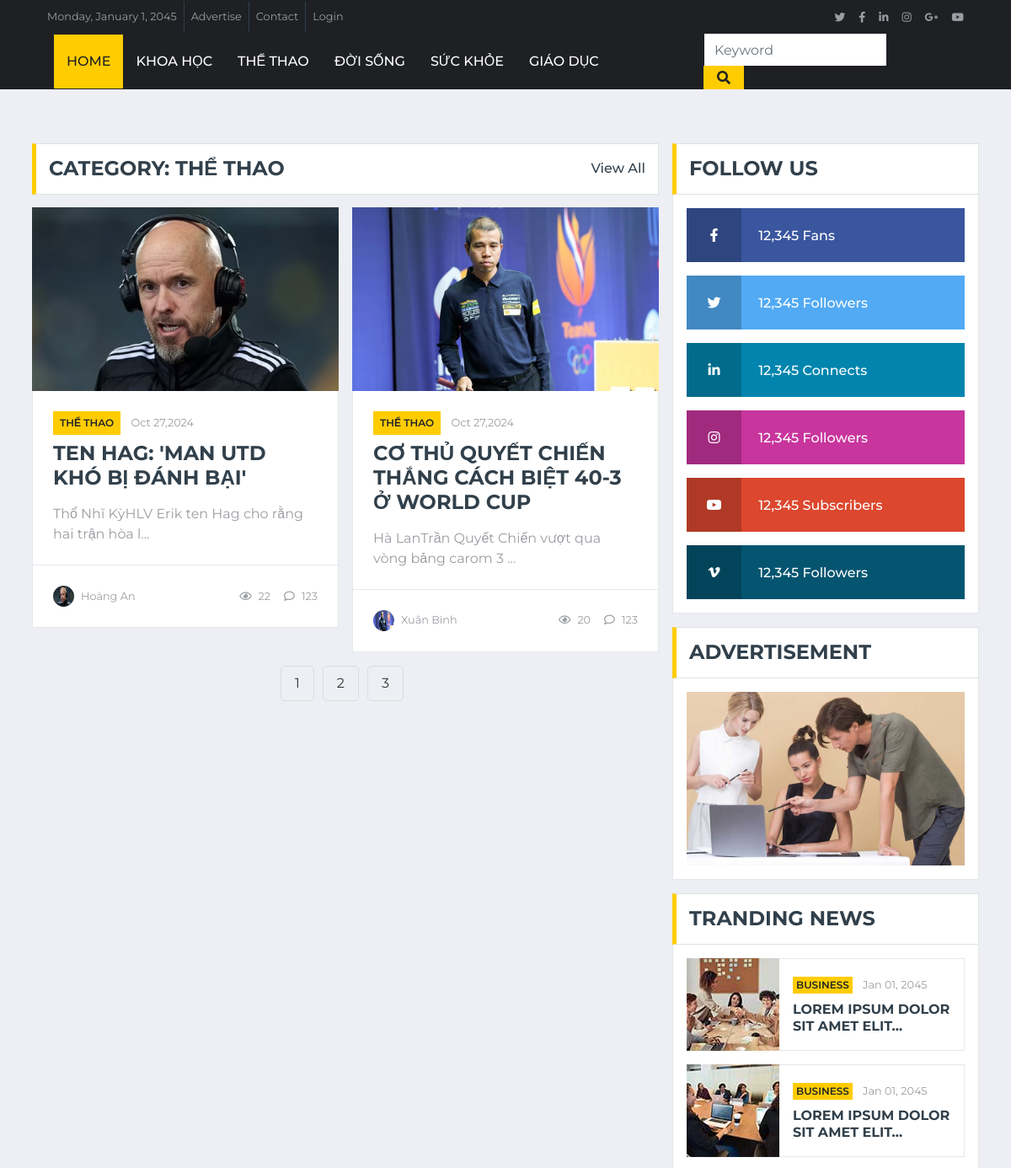
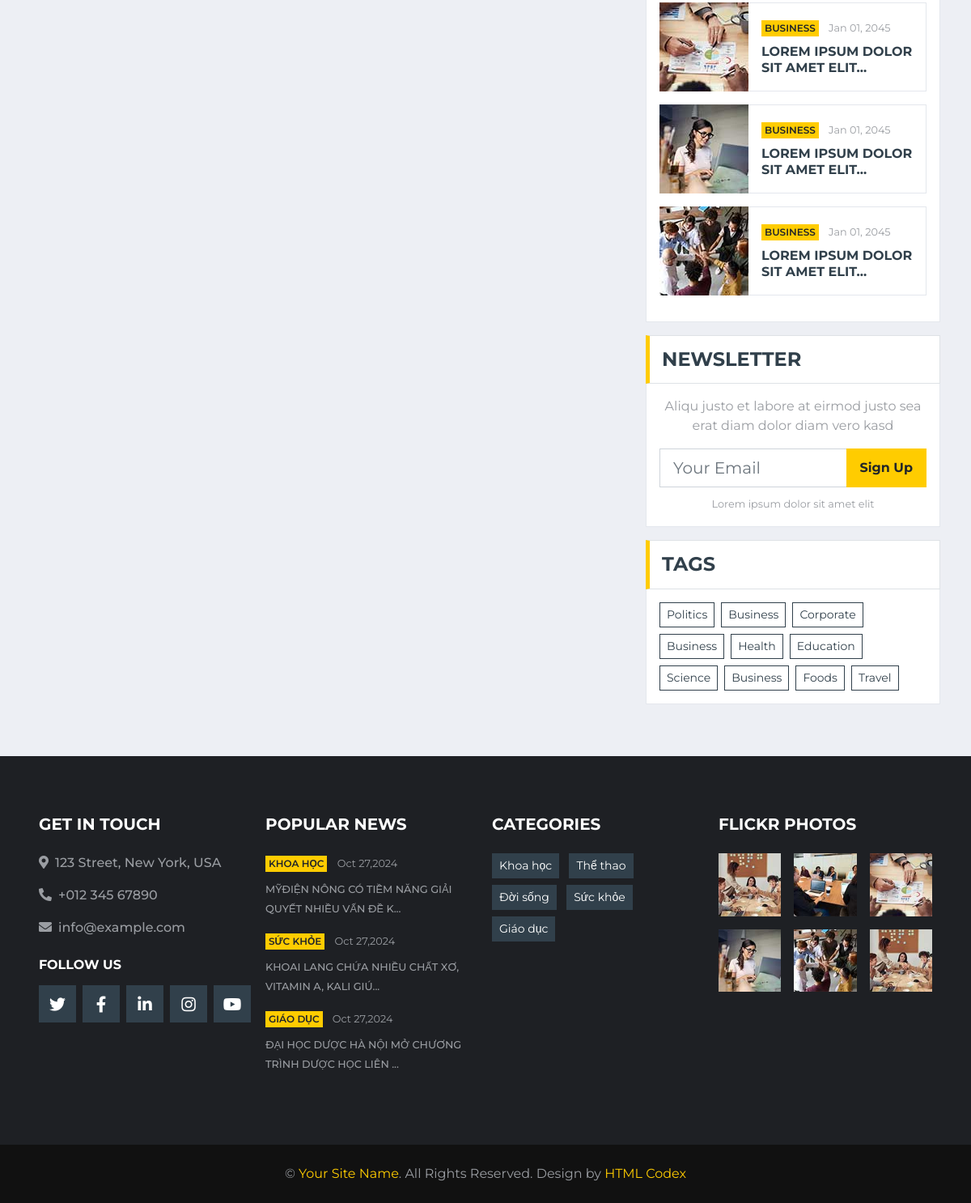
The page /archive.php?cate-id=2 on the database its author committed (2 pictures, top to bottom).
### tables this page shows
CREATE TABLE `categories` (
  `id` int(11) NOT NULL,
  `name` varchar(225) NOT NULL,
  `slug` varchar(225) NOT NULL,
  `parent` int(11) NOT NULL DEFAULT 0
);

CREATE TABLE `items` (
  `id` int(11) NOT NULL,
  `title` varchar(225) NOT NULL,
  `excerpt` varchar(225) NOT NULL,
  `content` text NOT NULL,
  `image` varchar(225) NOT NULL,
  `category` int(11) NOT NULL,
  `featured` int(11) NOT NULL DEFAULT 0,
  `views` int(11) NOT NULL,
  `created_at` timestamp NOT NULL DEFAULT current_timestamp(),
  `updated_at` timestamp NOT NULL DEFAULT current_timestamp(),
  `author` int(11) NOT NULL
);

CREATE TABLE `users` (
  `id` int(11) NOT NULL,
  `name` varchar(225) NOT NULL
);

### models/db.php (called while the page is built)
<?php
class Db
{
    public static $connection;
    public function __construct()
    {
        if (!self::$connection) {
            self::$connection = new mysqli(DB_HOST, DB_USER, DB_PASSWORD, DB_NAME, PORT);
            self::$connection->set_charset(DB_CHARSET);
        }
        return self::$connection;
    }
}

### models/category.php (called while the page is built, shortened)
<?php
 class Category extends Db {
    public function getAllCate(){
        $sql = self::$connection->prepare("SELECT * FROM `categories`");
        $sql -> execute();
        $item = $sql->get_result()->fetch_all(MYSQLI_ASSOC);
        return $item;
    }
    public function getCateNameByID($cate_id){
        $sql = self::$connection->prepare("SELECT * FROM `categories` WHERE `id`=?");
        $sql->bind_param("i",$cate_id);
        $sql -> execute();
        $item = $sql->get_result()->fetch_all(MYSQLI_ASSOC);
        return $item;
    }
 }

### models/user.php (called while the page is built, shortened)
<?php
class User extends Db
{
    public function getUserNameByID($user_id)
    {
        $sql = self::$connection->prepare("SELECT * FROM `users` WHERE `id`=?");
        $sql->bind_param("i", $user_id);
        $sql->execute();
        $item = $sql->get_result()->fetch_all(MYSQLI_ASSOC);
        return $item;
    }
}

### archive.php (the view)
<?php
include "header.php";
if (isset($_GET['cate-id'])):
    $cate_id = $_GET['cate-id'];
    $count = 2;
    $page = isset($_GET['page']) ? $_GET['page'] : 1;
    $total = count($Item->getAllItemsByCate($cate_id));
    $url = $_SERVER['PHP_SELF'] . "?cate-id=" . $cate_id;
?>
    <div class="container-fluid mt-5 pt-3">
        <div class="container">
            <div class="row">
                <div class="col-lg-8">
                    <div class="row">
                        <div class="col-12">
                            <div class="section-title">
                                <h4 class="m-0 text-uppercase font-weight-bold">Category: <?php echo $Categogy->getCateNameById($cate_id)[0]['name']; ?></h4>
                                <a class="text-secondary font-weight-medium text-decoration-none" href="">View All</a>
                            </div>
                        </div>
                        <?php
                        $getItemsByCate = $Item->getItemsByCate($cate_id, $page, $count);
                        foreach ($getItemsByCate as $value):
                            $cateName = $Categogy->getCateNameByID($value['category'])[0]['name'];
                            $userName = $User->getUserNameByID($value['author'])[0]['name'];
                            $createdAt = $value['created_at'];
                            $formattedDate = date('M d,Y', strtotime($createdAt));
                        ?>
                            <div class="col-lg-6">
                                <div class="position-relative mb-3">
                                    <img class="img-fluid w-100" src="img/<?php echo $value['image'] ?>" style="object-fit: cover;">
                                    <div class="bg-white border border-top-0 p-4">
                                        <div class="mb-2">
                                            <a class="badge badge-primary text-uppercase font-weight-semi-bold p-2 mr-2"
                                                href=""><?php echo $cateName ?></a>
                                            <a class="text-body" href=""><small><?php echo $formattedDate ?></small></a>
                                        </div>
                                        <a class="h4 d-block mb-3 text-secondary text-uppercase font-weight-bold" href=""><?php echo $value['title'] ?></a>
                                        <p class="m-0"><?php echo $value['excerpt'] ?></p>
                                    </div>
                                    <div class="d-flex justify-content-between bg-white border border-top-0 p-4">
                                        <div class="d-flex align-items-center">
                                            <img class="rounded-circle mr-2" src="img/<?php echo $value['image'] ?>" width="25" height="25" alt="">
                                            <small><?php echo $userName ?></small>
                                        </div>
                                        <div class="d-flex align-items-center">
                                            <small class="ml-3"><i class="far fa-eye mr-2"></i><?php echo $value['views'] ?></small>
                                            <small class="ml-3"><i class="far fa-comment mr-2"></i>123</small>
                                        </div>
                                    </div>
                                </div>
                            </div>
                        <?php endforeach; ?>
                        <div class="pagination col-12 d-flex justify-content-center">
                            <?php echo $Item->paginate($url, $total, $count) ?>
                        </div>
                    </div>
                </div>
                <div class="col-lg-4">
                    <?php include "social-sidebar.php"  ?>
                </div>
            </div>
        </div>
    </div>
<?php
endif;
include "footer.php" ?>

### header.php (shortened to what this page needs)
<?php
require "models/db.php";
require "models/category.php";
require "models/item.php";
require "models/user.php";
$Categogy = new Category;
$getAllCate = $Categogy->getAllCate();
$Item = new Item;
$getAllItem = $Item->getAllItem();
$User = new User;
?>
<!DOCTYPE html>
<html lang="en">
<head>
    <link href="https://cdnjs.cloudflare.com/ajax/libs/font-awesome/5.15.0/css/all.min.css" rel="stylesheet">
    <link href="lib/owlcarousel/assets/owl.carousel.min.css" rel="stylesheet">
    <link href="css/style.css" rel="stylesheet">
</head>
<body>
    <div class="container-fluid d-none d-lg-block">
        <div class="row align-items-center bg-dark px-lg-5">
            <div class="col-lg-9">
                <nav class="navbar navbar-expand-sm bg-dark p-0">
                    <ul class="navbar-nav ml-n2">
                        <li class="nav-item border-right border-secondary">
                            <a class="nav-link text-body small" href="#">Monday, January 1, 2045</a>
                        </li>
                        <li class="nav-item border-right border-secondary">
                            <a class="nav-link text-body small" href="#">Advertise</a>
                        </li>
                        <li class="nav-item border-right border-secondary">
                            <a class="nav-link text-body small" href="#">Contact</a>
                        </li>
                        <li class="nav-item">
                            <a class="nav-link text-body small" href="#">Login</a>
                        </li>
                    </ul>
                </nav>
            </div>
            <div class="col-lg-3 text-right d-none d-md-block">
                <nav class="navbar navbar-expand-sm bg-dark p-0">
                    <ul class="navbar-nav ml-auto mr-n2">
                        <li class="nav-item">
                            <a class="nav-link text-body" href="#"><small class="fab fa-twitter"></small></a>
                        </li>
                        <li class="nav-item">
                            <a class="nav-link text-body" href="#"><small class="fab fa-facebook-f"></small></a>
                        </li>
                        <li class="nav-item">
                            <a class="nav-link text-body" href="#"><small class="fab fa-linkedin-in"></small></a>
                        </li>
                        <li class="nav-item">
                            <a class="nav-link text-body" href="#"><small class="fab fa-instagram"></small></a>
                        </li>
                        <li class="nav-item">
                            <a class="nav-link text-body" href="#"><small class="fab fa-google-plus-g"></small></a>
                        </li>
                        <li class="nav-item">
                            <a class="nav-link text-body" href="#"><small class="fab fa-youtube"></small></a>
                        </li>
                    </ul>
                </nav>
            </div>
        </div>
    </div>
    <div class="container-fluid p-0">
        <nav class="navbar navbar-expand-lg bg-dark navbar-dark py-2 py-lg-0 px-lg-5">
            <div class="collapse navbar-collapse justify-content-between px-0 px-lg-3" id="navbarCollapse">
                <div class="navbar-nav mr-auto py-0">
                    <a href="index.php" class="nav-item nav-link active">Home</a>
                    <?php
                    foreach ($getAllCate as $key => $value):
                    ?>
                        <a href="archive.php?cate-id=<?php echo $value['id'] ?>" class="nav-item nav-link"><?php echo $value['name'] ?></a>
                    <?php endforeach; ?>
                </div>
                <div class="input-group ml-auto d-none d-lg-flex" style="width: 100%; max-width: 300px;">
                    <form action="result.php" method="get" class="w=100">
                        <input type=" text" name="keyword" class="form-control border-0" placeholder="Keyword">
                        <div class="input-group-append">
                            <button type="submit" class="input-group-text bg-primary text-dark border-0 px-3"><i
                                    class="fa fa-search"></i></button>
                        </div>
                    </form>
                </div>
            </div>
        </nav>
    </div>

### footer.php (shortened to what this page needs)
<div class="container-fluid bg-dark pt-5 px-sm-3 px-md-5 mt-5">
    <div class="row py-4">
        <div class="col-lg-3 col-md-6 mb-5">
            <h5 class="mb-4 text-white text-uppercase font-weight-bold">Get In Touch</h5>
            <p class="font-weight-medium"><i class="fa fa-map-marker-alt mr-2"></i>123 Street, New York, USA</p>
            <p class="font-weight-medium"><i class="fa fa-phone-alt mr-2"></i>+012 345 67890</p>
            <p class="font-weight-medium"><i class="fa fa-envelope mr-2"></i>info@example.com</p>
            <h6 class="mt-4 mb-3 text-white text-uppercase font-weight-bold">Follow Us</h6>
            <div class="d-flex justify-content-start">
                <a class="btn btn-lg btn-secondary btn-lg-square mr-2" href="#"><i class="fab fa-twitter"></i></a>
                <a class="btn btn-lg btn-secondary btn-lg-square mr-2" href="#"><i class="fab fa-facebook-f"></i></a>
                <a class="btn btn-lg btn-secondary btn-lg-square mr-2" href="#"><i class="fab fa-linkedin-in"></i></a>
                <a class="btn btn-lg btn-secondary btn-lg-square mr-2" href="#"><i class="fab fa-instagram"></i></a>
                <a class="btn btn-lg btn-secondary btn-lg-square" href="#"><i class="fab fa-youtube"></i></a>
            </div>
        </div>
        <div class="col-lg-3 col-md-6 mb-5">
            <h5 class="mb-4 text-white text-uppercase font-weight-bold">Popular News</h5>
            <?php
            $popularNews = $Item->popularNews(0, 3);
            foreach ($popularNews as $key => $value):
                $cateName = $Categogy->getCateNameByID($value['category'])[0]['name'];
                $createdAt = $value['created_at'];
                $formattedDate = date('M d,Y', strtotime($createdAt));
            ?>
                <div class="mb-3">
                    <div class="mb-2">
                        <a class="badge badge-primary text-uppercase font-weight-semi-bold p-1 mr-2" href=""><?php echo $cateName ?></a>
                        <a class="text-body" href=""><small><?php echo $formattedDate ?></small></a>
                    </div>
                    <a class="small text-body text-uppercase font-weight-medium" href=""><?php echo $value['excerpt'] ?></a>
                </div>
            <?php endforeach ?>
        </div>
        <div class="col-lg-3 col-md-6 mb-5">
            <h5 class="mb-4 text-white text-uppercase font-weight-bold">Categories</h5>
            <div class="m-n1">
                <?php
                foreach ($getAllCate as $key => $value):
                ?>
                    <a href="" class="btn btn-sm btn-secondary m-1"><?php echo $value['name'] ?></a>
                <?php endforeach ?>
            </div>
        </div>
        <div class="col-lg-3 col-md-6 mb-5">
            <h5 class="mb-4 text-white text-uppercase font-weight-bold">Flickr Photos</h5>
            <div class="row">
                <div class="col-4 mb-3">
                    <a href=""><img class="w-100" src="img/news-110x110-1.jpg" alt=""></a>
                </div>
                <div class="col-4 mb-3">
                    <a href=""><img class="w-100" src="img/news-110x110-2.jpg" alt=""></a>
                </div>
                <div class="col-4 mb-3">
                    <a href=""><img class="w-100" src="img/news-110x110-3.jpg" alt=""></a>
                </div>
                <div class="col-4 mb-3">
                    <a href=""><img class="w-100" src="img/news-110x110-4.jpg" alt=""></a>
                </div>
                <div class="col-4 mb-3">
                    <a href=""><img class="w-100" src="img/news-110x110-5.jpg" alt=""></a>
                </div>
                <div class="col-4 mb-3">
                    <a href=""><img class="w-100" src="img/news-110x110-1.jpg" alt=""></a>
                </div>
            </div>
        </div>
    </div>
</div>
<div class="container-fluid py-4 px-sm-3 px-md-5" style="background: #111111;">
    <p class="m-0 text-center">&copy; <a href="#">Your Site Name</a>. All Rights Reserved.
        Design by <a href="https://htmlcodex.com">HTML Codex</a>
    </p>
</div>
</body>
</html>

### rows shown on the page
categories: name "KHOA HỌC", name "Khoa học"
categories: name "THỂ THAO", name "Thể thao"
categories: name "ĐỜI SỐNG", name "Đời sống"
categories: name "SỨC KHỎE", name "Sức khỏe"
categories: name "GIÁO DỤC", name "Giáo dục"
items: image (picture), category.name "THỂ THAO", created_at "Oct 27,2024", title "TEN HAG: 'MAN UTD KHÓ BỊ ĐÁNH BẠI'", excerpt "Thổ Nhĩ KỳHLV Erik ten Hag cho rằng hai trận hòa l...", author.name "Hoàng An", views "22"
items: image (picture), category.name "THỂ THAO", created_at "Oct 27,2024", title "CƠ THỦ QUYẾT CHIẾN THẮNG CÁCH BIỆT 40-3 Ở WORLD CUP", excerpt "Hà LanTrần Quyết Chiến vượt qua vòng bảng carom 3 ...", author.name "Xuân Bình", views "20"
items: category.name "KHOA HỌC", created_at "Oct 27,2024", excerpt "MỸĐIỆN NÔNG CÓ TIỀM NĂNG GIẢI QUYẾT NHIỀU VẤN ĐỀ K..."
items: category.name "SỨC KHỎE", created_at "Oct 27,2024", excerpt "KHOAI LANG CHỨA NHIỀU CHẤT XƠ, VITAMIN A, KALI GIÚ..."
items: category.name "GIÁO DỤC", created_at "Oct 27,2024", excerpt "ĐẠI HỌC DƯỢC HÀ NỘI MỞ CHƯƠNG TRÌNH DƯỢC HỌC LIÊN ..."
